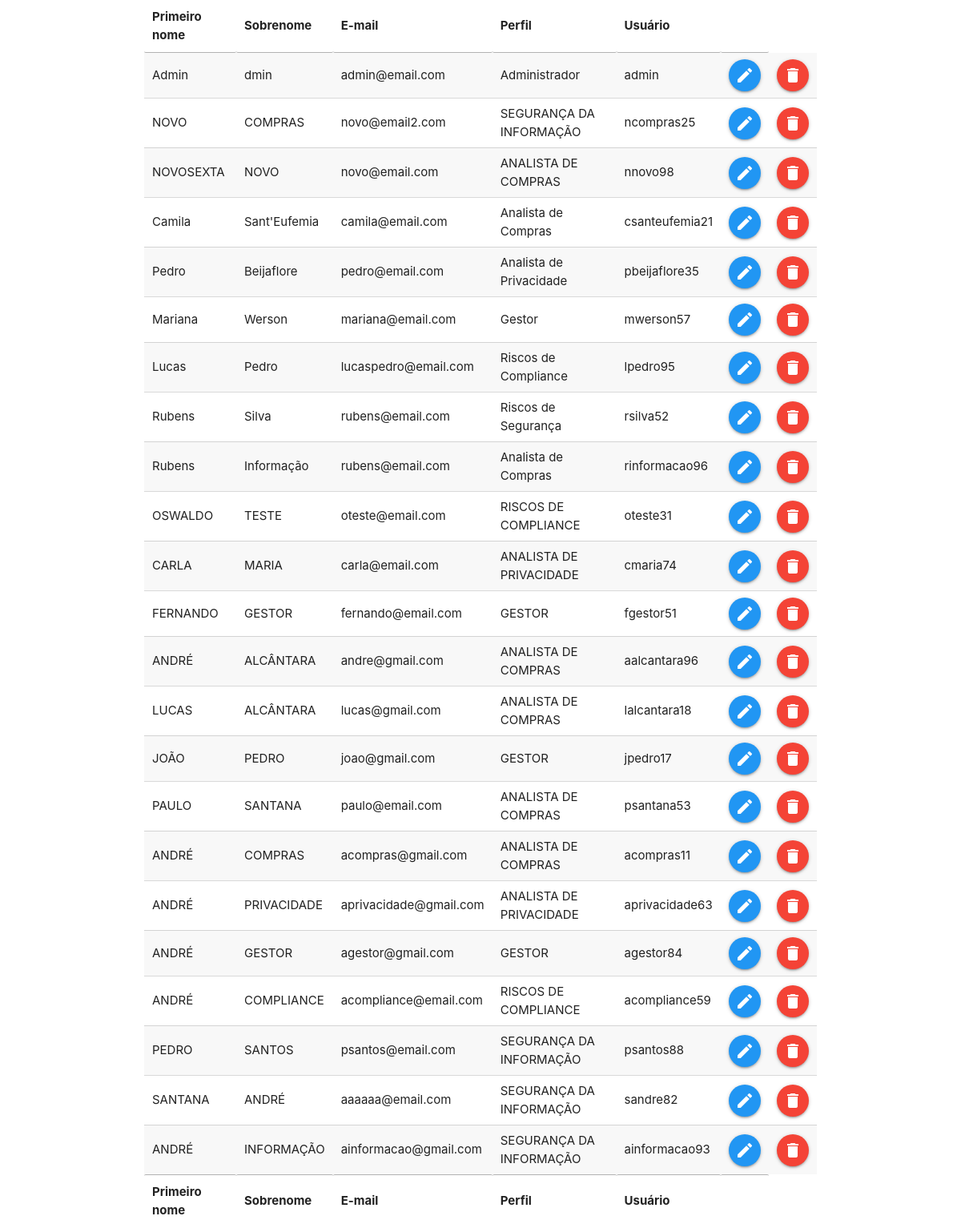
Page /teste.php on the committed database.
### tables this page shows
CREATE TABLE IF NOT EXISTS `alas_hmr_users` (
  `id_usuario` int(2) NOT NULL AUTO_INCREMENT,
  `p_nome` varchar(50) NOT NULL,
  `u_nome` varchar(50) NOT NULL,
  `email` varchar(50) NOT NULL,
  `perfil` int(2) NOT NULL,
  `perfil_desc` varchar(24) NOT NULL,
  `usuario` varchar(15) NOT NULL,
  `senha` varchar(32) NOT NULL,
  `acesso` int(1) NOT NULL,
  `criado` datetime NOT NULL,
  `criado_por` varchar(15) NOT NULL,
  `ip` varchar(15) NOT NULL,
  PRIMARY KEY (`id_usuario`)
);

### teste.php (the view, shortened to what this page needs)
<?php
include_once('func/conexao.php');
?>
<!DOCTYPE html>
<html>
<head>
	<link rel="stylesheet" href="https://cdn.datatables.net/1.10.21/css/jquery.dataTables.min.css">
	<link rel="stylesheet" href="https://cdnjs.cloudflare.com/ajax/libs/materialize/1.0.0/css/materialize.min.css">
</head>
<body>
	<div class="container">
		<table id="lista_usuarios" class="striped highlight responsive-table display">
			<thead>
				<tr>
					<th>Primeiro nome</th>
					<th>Sobrenome</th>
					<th>E-mail</th>
					<th>Perfil</th>
					<th>Usuário</th>
					<th></th>
				</tr>
			</thead>
			<tbody>
				<?php
				$sql = "SELECT * FROM ALAS_HMR_USERS";
				$result = mysqli_query($conn, $sql);
				while ($dados = mysqli_fetch_array($result)):
					?>
					<tr>
						<td><?php echo $dados['p_nome']; ?></td>
						<td><?php echo $dados['u_nome']; ?></td>
						<td><?php echo $dados['email']; ?></td>
						<td><?php echo $dados['perfil_desc']; ?></td>
						<td><?php echo $dados['usuario']; ?></td>
						<td><a href="#" class="btn-floating blue"><i class="material-icons">edit</i></a></td>
						<td><a href="#" class="btn-floating red"><i class="material-icons">delete</i></a></td>
					</tr>
				<?php endwhile; ?>
			</tbody>
			<tfoot>
				<tr>
					<th>Primeiro nome</th>
					<th>Sobrenome</th>
					<th>E-mail</th>
					<th>Perfil</th>
					<th>Usuário</th>
					<th></th>
				</tr>
			</tfoot>
		</table>
	</div>
</body>
</html>

### rows in the picture
alas_hmr_users: p_nome "Admin", u_nome "dmin", email "admin@email.com", perfil_desc "Administrador", usuario "admin"
alas_hmr_users: p_nome "NOVO", u_nome "COMPRAS", email "novo@email2.com", perfil_desc "SEGURANÇA DA INFORMAÇÃO", usuario "ncompras25"
alas_hmr_users: p_nome "NOVOSEXTA", u_nome "NOVO", email "novo@email.com", perfil_desc "ANALISTA DE COMPRAS", usuario "nnovo98"
alas_hmr_users: p_nome "Camila", u_nome "Sant'Eufemia", email "camila@email.com", perfil_desc "Analista de Compras", usuario "csanteufemia21"
alas_hmr_users: p_nome "Pedro", u_nome "Beijaflore", email "pedro@email.com", perfil_desc "Analista de Privacidade", usuario "pbeijaflore35"
alas_hmr_users: p_nome "Mariana", u_nome "Werson", email "mariana@email.com", perfil_desc "Gestor", usuario "mwerson57"
alas_hmr_users: p_nome "Lucas", u_nome "Pedro", email "lucaspedro@email.com", perfil_desc "Riscos de Compliance", usuario "lpedro95"
alas_hmr_users: p_nome "Rubens", u_nome "Silva", email "rubens@email.com", perfil_desc "Riscos de Segurança", usuario "rsilva52"
alas_hmr_users: p_nome "Rubens", u_nome "Informação", email "rubens@email.com", perfil_desc "Analista de Compras", usuario "rinformacao96"
alas_hmr_users: p_nome "OSWALDO", u_nome "TESTE", email "oteste@email.com", perfil_desc "RISCOS DE COMPLIANCE", usuario "oteste31"
alas_hmr_users: p_nome "CARLA", u_nome "MARIA", email "carla@email.com", perfil_desc "ANALISTA DE PRIVACIDADE", usuario "cmaria74"
alas_hmr_users: p_nome "FERNANDO", u_nome "GESTOR", email "fernando@email.com", perfil_desc "GESTOR", usuario "fgestor51"
alas_hmr_users: p_nome "ANDRÉ", u_nome "ALCÂNTARA", email "andre@gmail.com", perfil_desc "ANALISTA DE COMPRAS", usuario "aalcantara96"
alas_hmr_users: p_nome "LUCAS", u_nome "ALCÂNTARA", email "lucas@gmail.com", perfil_desc "ANALISTA DE COMPRAS", usuario "lalcantara18"
alas_hmr_users: p_nome "JOÃO", u_nome "PEDRO", email "joao@gmail.com", perfil_desc "GESTOR", usuario "jpedro17"
alas_hmr_users: p_nome "PAULO", u_nome "SANTANA", email "paulo@email.com", perfil_desc "ANALISTA DE COMPRAS", usuario "psantana53"
alas_hmr_users: p_nome "ANDRÉ", u_nome "COMPRAS", email "acompras@gmail.com", perfil_desc "ANALISTA DE COMPRAS", usuario "acompras11"
alas_hmr_users: p_nome "ANDRÉ", u_nome "PRIVACIDADE", email "aprivacidade@gmail.com", perfil_desc "ANALISTA DE PRIVACIDADE", usuario "aprivacidade63"
alas_hmr_users: p_nome "ANDRÉ", u_nome "GESTOR", email "agestor@gmail.com", perfil_desc "GESTOR", usuario "agestor84"
alas_hmr_users: p_nome "ANDRÉ", u_nome "COMPLIANCE", email "acompliance@email.com", perfil_desc "RISCOS DE COMPLIANCE", usuario "acompliance59"
alas_hmr_users: p_nome "PEDRO", u_nome "SANTOS", email "psantos@email.com", perfil_desc "SEGURANÇA DA INFORMAÇÃO", usuario "psantos88"
alas_hmr_users: p_nome "SANTANA", u_nome "ANDRÉ", email "aaaaaa@email.com", perfil_desc "SEGURANÇA DA INFORMAÇÃO", usuario "sandre82"
alas_hmr_users: p_nome "ANDRÉ", u_nome "INFORMAÇÃO", email "ainformacao@gmail.com", perfil_desc "SEGURANÇA DA INFORMAÇÃO", usuario "ainformacao93"
